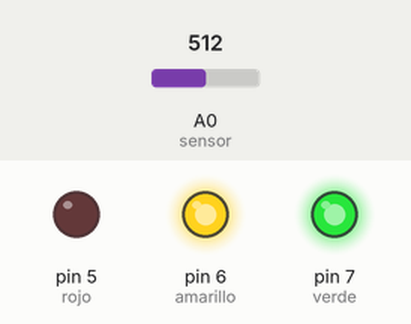
This sketch was run on a simulated Arduino Uno, built with avr-gcc and run on an emulated ATmega328P. On the bench: output pins drawn as LEDs (lit = HIGH). Inputs (shaded band) come from the test bench; at power-on: A0 (sensor) = 512.

Above: at 0.1 s.
At 6.1 s:
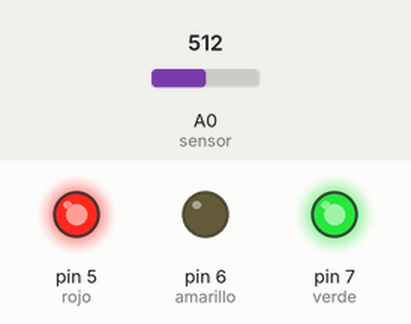
At 11.1 s:
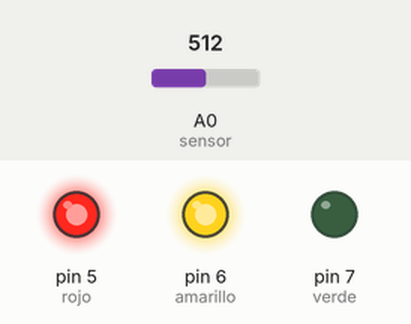
Timing chart, 0 to 12.6 s (numbered marks = the images above):
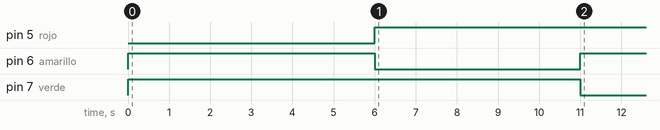

The sketch:

semaforo.ino
```cpp
#define XRANGE  50
int x, gss;

int sensor = 0;
int rojo = 5;
int amarillo = 6;
int verde = 7;
unsigned long paso;

void setup() {
  Serial.begin(9600);

  pinMode(rojo, OUTPUT);
  pinMode(amarillo, OUTPUT);
  pinMode(verde, OUTPUT);

  digitalWrite(rojo, HIGH);
  digitalWrite(amarillo, HIGH);
  digitalWrite(verde, LOW);

  paso = millis() / 1000;
}


void loop() {
  int aValue = analogRead(sensor);
  x = map(aValue, 0, 1024, 0, XRANGE);
  gss = map(aValue, 102, 922, -640, 640);

  if (abs(gss) > 15) {
    paso = millis() / 1000;
  }

  unsigned long diff = millis() / 1000 - paso;
  if (diff > 10) {
    digitalWrite(verde, LOW);
    digitalWrite(amarillo, HIGH);
    digitalWrite(rojo, HIGH);
  } else if (diff > 5) {
    digitalWrite(verde, HIGH);
    digitalWrite(amarillo, LOW);
    digitalWrite(rojo, HIGH);
  } else {
    digitalWrite(verde, HIGH);
    digitalWrite(amarillo, HIGH);
    digitalWrite(rojo, LOW);
  }

//  Serial.print("|");
//  for (int i = 0; i < x; i++) {
//    if (i == XRANGE / 2 - 1)Serial.print("|");
//    else Serial.print("-");
//  }
//  Serial.print("O");
//  for (int i = x + 1; i < XRANGE; i++) {
//    if (i == XRANGE / 2 - 1)Serial.print("|");
//    else Serial.print("-");
//  }
//  Serial.print("|");
//  Serial.print(gss);
//  Serial.print("Gauss ");
//  Serial.println(diff);
}
```

Measured:
- by itself, pin 5 (rojo): LOW → HIGH at 6.0 s
- by itself, pin 6 (amarillo): HIGH → LOW at 6.0 s, → HIGH 5.0 s later
- by itself, pin 7 (verde): LOW → HIGH at 0.00 s, → LOW 11.0 s later
